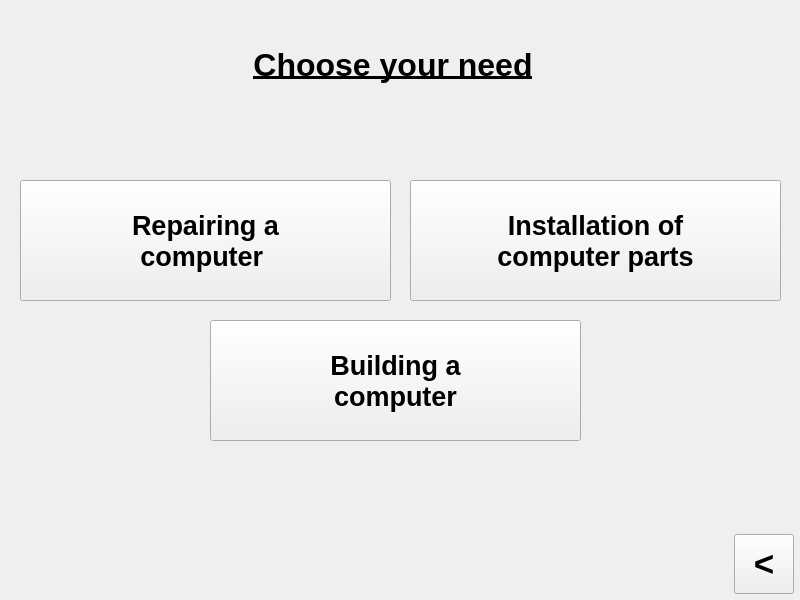
<?xml version="1.0" encoding="UTF-8"?>
<ui version="4.0">
 <class>MainWindow</class>
 <widget class="QMainWindow" name="MainWindow">
  <property name="geometry">
   <rect>
    <x>0</x>
    <y>0</y>
    <width>800</width>
    <height>600</height>
   </rect>
  </property>
  <property name="minimumSize">
   <size>
    <width>800</width>
    <height>600</height>
   </size>
  </property>
  <property name="maximumSize">
   <size>
    <width>800</width>
    <height>600</height>
   </size>
  </property>
  <property name="windowTitle">
   <string>SWEEP</string>
  </property>
  <property name="windowIcon">
   <iconset>
    <normaloff>logo.jpg</normaloff>logo.jpg</iconset>
  </property>
  <widget class="QWidget" name="centralwidget">
   <widget class="QPushButton" name="pushButton_back">
    <property name="geometry">
     <rect>
      <x>734</x>
      <y>534</y>
      <width>60</width>
      <height>60</height>
     </rect>
    </property>
    <property name="minimumSize">
     <size>
      <width>60</width>
      <height>60</height>
     </size>
    </property>
    <property name="maximumSize">
     <size>
      <width>60</width>
      <height>60</height>
     </size>
    </property>
    <property name="font">
     <font>
      <pointsize>26</pointsize>
      <weight>75</weight>
      <bold>true</bold>
     </font>
    </property>
    <property name="text">
     <string>&lt;</string>
    </property>
   </widget>
   <widget class="QLabel" name="label">
    <property name="geometry">
     <rect>
      <x>250</x>
      <y>10</y>
      <width>286</width>
      <height>111</height>
     </rect>
    </property>
    <property name="minimumSize">
     <size>
      <width>0</width>
      <height>111</height>
     </size>
    </property>
    <property name="maximumSize">
     <size>
      <width>16777215</width>
      <height>111</height>
     </size>
    </property>
    <property name="font">
     <font>
      <weight>75</weight>
      <bold>true</bold>
     </font>
    </property>
    <property name="styleSheet">
     <string notr="true">color: black</string>
    </property>
    <property name="text">
     <string>&lt;html&gt;&lt;head/&gt;&lt;body&gt;&lt;p align=&quot;center&quot;&gt;&lt;span style=&quot; font-size:24pt; font-weight:600; text-decoration: underline;&quot;&gt;Choose your need&lt;/span&gt;&lt;/p&gt;&lt;/body&gt;&lt;/html&gt;</string>
    </property>
   </widget>
   <widget class="QPushButton" name="pushButton_installparts">
    <property name="geometry">
     <rect>
      <x>410</x>
      <y>180</y>
      <width>371</width>
      <height>121</height>
     </rect>
    </property>
    <property name="font">
     <font>
      <pointsize>20</pointsize>
      <weight>75</weight>
      <bold>true</bold>
     </font>
    </property>
    <property name="text">
     <string>Installation of 
computer parts</string>
    </property>
   </widget>
   <widget class="QPushButton" name="pushButton_buildcomp">
    <property name="geometry">
     <rect>
      <x>210</x>
      <y>320</y>
      <width>371</width>
      <height>121</height>
     </rect>
    </property>
    <property name="font">
     <font>
      <pointsize>20</pointsize>
      <weight>75</weight>
      <bold>true</bold>
     </font>
    </property>
    <property name="text">
     <string>Building a 
computer</string>
    </property>
   </widget>
   <widget class="QPushButton" name="pushButton_repaircomp">
    <property name="geometry">
     <rect>
      <x>20</x>
      <y>180</y>
      <width>371</width>
      <height>121</height>
     </rect>
    </property>
    <property name="font">
     <font>
      <pointsize>20</pointsize>
      <weight>75</weight>
      <bold>true</bold>
     </font>
    </property>
    <property name="text">
     <string>Repairing a 
computer </string>
    </property>
   </widget>
   <widget class="QLabel" name="label_2">
    <property name="geometry">
     <rect>
      <x>0</x>
      <y>0</y>
      <width>800</width>
      <height>600</height>
     </rect>
    </property>
    <property name="text">
     <string/>
    </property>
    <property name="pixmap">
     <pixmap>IMG_0536.jpeg</pixmap>
    </property>
    <property name="scaledContents">
     <bool>true</bool>
    </property>
   </widget>
   <zorder>label_2</zorder>
   <zorder>pushButton_back</zorder>
   <zorder>label</zorder>
   <zorder>pushButton_installparts</zorder>
   <zorder>pushButton_buildcomp</zorder>
   <zorder>pushButton_repaircomp</zorder>
  </widget>
 </widget>
 <tabstops>
  <tabstop>pushButton_back</tabstop>
 </tabstops>
 <resources/>
 <connections/>
</ui>
